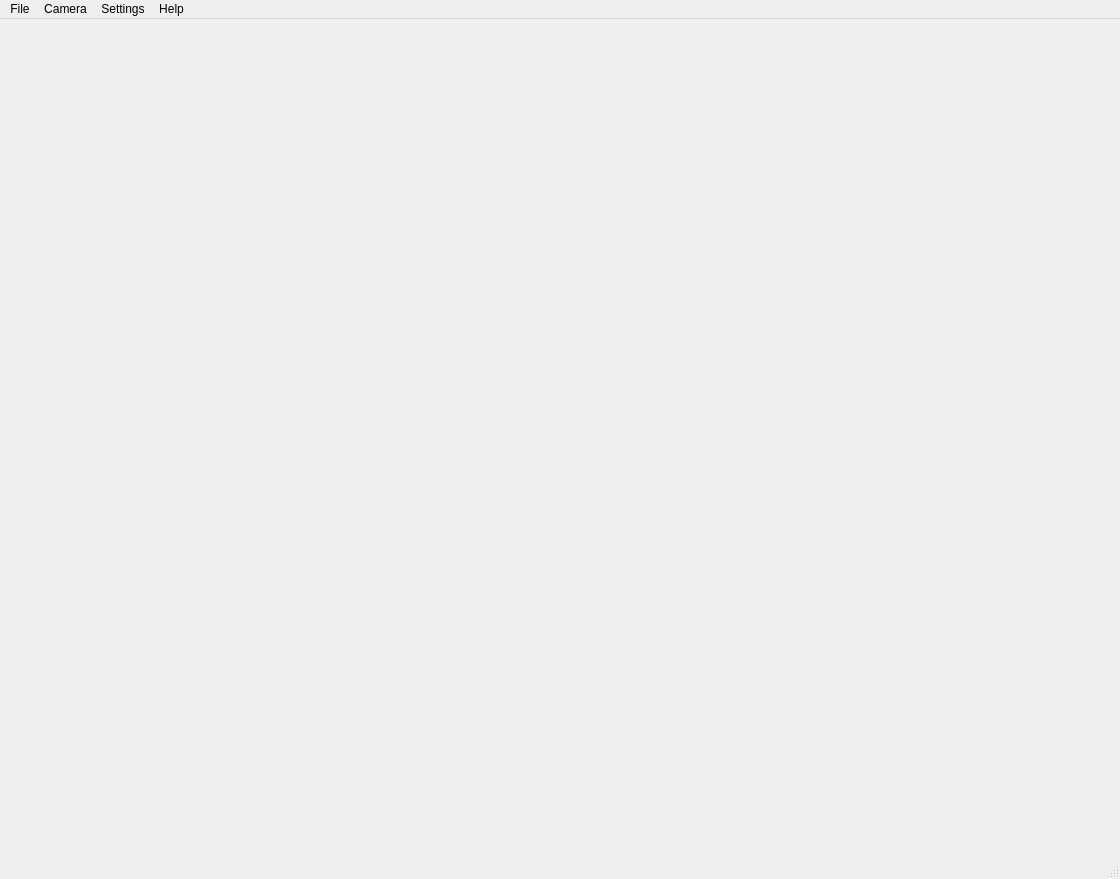
<?xml version="1.0" encoding="UTF-8"?>
<ui version="4.0">
 <class>MainWindow</class>
 <widget class="QMainWindow" name="MainWindow">
  <property name="geometry">
   <rect>
    <x>0</x>
    <y>0</y>
    <width>1120</width>
    <height>879</height>
   </rect>
  </property>
  <property name="windowTitle">
   <string>PoleDancer</string>
  </property>
  <property name="windowIcon">
   <iconset>
    <normaloff>Resources/icon_small.png</normaloff>Resources/icon_small.png</iconset>
  </property>
  <widget class="QWidget" name="centralwidget"/>
  <widget class="QMenuBar" name="menubar">
   <property name="geometry">
    <rect>
     <x>0</x>
     <y>0</y>
     <width>1120</width>
     <height>25</height>
    </rect>
   </property>
   <widget class="QMenu" name="menuFile">
    <property name="title">
     <string>File</string>
    </property>
    <addaction name="actionQuit"/>
   </widget>
   <widget class="QMenu" name="menuHelp">
    <property name="title">
     <string>Help</string>
    </property>
    <addaction name="actionManual"/>
    <addaction name="actionAbout"/>
    <addaction name="actionLicense"/>
   </widget>
   <widget class="QMenu" name="menuSettings">
    <property name="title">
     <string>Settings</string>
    </property>
    <addaction name="actionPrefferences"/>
   </widget>
   <widget class="QMenu" name="menuCamera">
    <property name="title">
     <string>Camera</string>
    </property>
    <widget class="QMenu" name="menuConnect">
     <property name="title">
      <string>Connect</string>
     </property>
     <addaction name="actionCamera_Simulator_for_testing"/>
    </widget>
    <addaction name="menuConnect"/>
   </widget>
   <addaction name="menuFile"/>
   <addaction name="menuCamera"/>
   <addaction name="menuSettings"/>
   <addaction name="menuHelp"/>
  </widget>
  <widget class="QStatusBar" name="statusbar"/>
  <action name="actionQuit">
   <property name="text">
    <string>Quit</string>
   </property>
   <property name="statusTip">
    <string>Exit poleseeker</string>
   </property>
  </action>
  <action name="actionManual">
   <property name="text">
    <string>Manual</string>
   </property>
  </action>
  <action name="actionAbout">
   <property name="text">
    <string>About</string>
   </property>
  </action>
  <action name="actionSettings">
   <property name="text">
    <string>Settings</string>
   </property>
  </action>
  <action name="actionPrefferences">
   <property name="text">
    <string>Prefferences</string>
   </property>
  </action>
  <action name="actionCameraSettings">
   <property name="text">
    <string>Settings</string>
   </property>
  </action>
  <action name="actionCamera_Simulator_for_testing">
   <property name="text">
    <string>Camera Simulator (for testing)</string>
   </property>
  </action>
  <action name="actionLicense">
   <property name="text">
    <string>License</string>
   </property>
  </action>
 </widget>
 <resources/>
 <connections/>
</ui>
